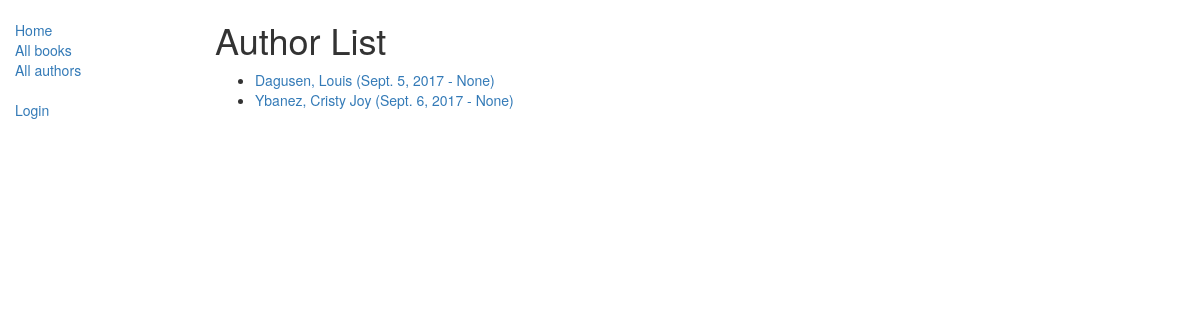
Screenshot of /authors/ with the database file from the repository.
### catalog/models.py (models this page shows, shortened)
class Author(models.Model):
    first_name = models.CharField(max_length=100)
    last_name = models.CharField(max_length=100)
    date_of_birth = models.DateField(null=True, blank=True)
    date_of_death = models.DateField('Died', null=True, blank=True)
    def get_absolute_url(self):
        return reverse('author-detail', args=[str(self.id)])
    class Meta:
        ordering = ['last_name']

### catalog/views.py (the view)
# urls.py: url(r'^authors/$', views.AuthorListView.as_view(), name='authors'),
class AuthorListView(generic.ListView):
    model = Author
    paginate_by = 10
    context_object_name = 'author_list'   # your own name for the list as a template variable
    template_name = "author_list.html"  # Specify your own template name/location
    def get_queryset(self):
        return Author.objects.filter(last_name__icontains='')[:5] # Get 5 books containing the title war
    def get_context_data(self, **kwargs):
        context = super(AuthorListView, self).get_context_data(**kwargs)
        context['some_data'] = 'This is just some data'
        return context

### catalog/templates/author_list.html
{% extends "base_generic.html" %}
{% block content %}
    <h1>Author List</h1>
    {% if author_list %}
    <ul>
      {% for author in author_list %}
      <li>
        <a href="{{ author.get_absolute_url }}">{{ author.last_name }}, {{ author.first_name }} ({{ author.date_of_birth }} - {{ author.date_of_death }})</a>
      </li>
      {% endfor %}
    </ul>
    {% else %}
      <p>There are no books in the library.</p>
    {% endif %}
{% endblock %}

### rows the page displays
Author: last_name "Dagusen", first_name "Louis", date_of_birth "Sept. 5, 2017", date_of_death "None"
Author: last_name "Ybanez", first_name "Cristy Joy", date_of_birth "Sept. 6, 2017", date_of_death "None"
